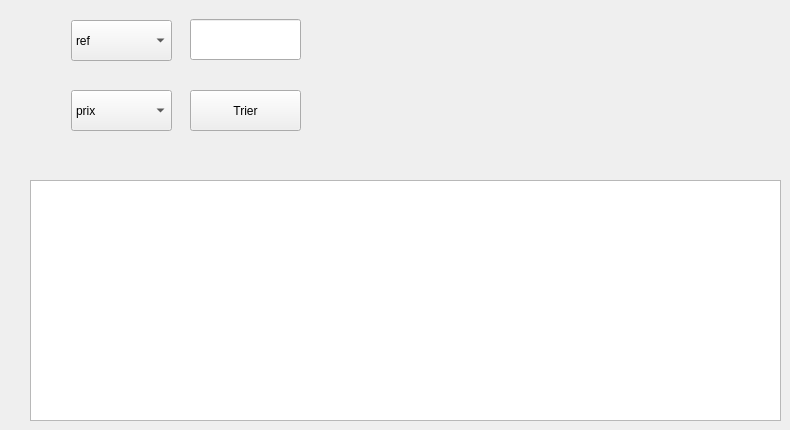
         <widget class="QWidget" name="tab_2">
          <attribute name="title">
           <string>afficher les produit</string>
          </attribute>
          <widget class="QTableView" name="tab_produit">
           <property name="geometry">
            <rect>
             <x>30</x>
             <y>180</y>
             <width>751</width>
             <height>241</height>
            </rect>
           </property>
          </widget>
          <widget class="QLineEdit" name="Rechproduit">
           <property name="geometry">
            <rect>
             <x>190</x>
             <y>19</y>
             <width>111</width>
             <height>41</height>
            </rect>
           </property>
          </widget>
          <widget class="QComboBox" name="selonproduit">
           <property name="geometry">
            <rect>
             <x>71</x>
             <y>20</y>
             <width>101</width>
             <height>41</height>
            </rect>
           </property>
           <item>
            <property name="text">
             <string>ref</string>
            </property>
           </item>
           <item>
            <property name="text">
             <string>nom</string>
            </property>
           </item>
           <item>
            <property name="text">
             <string>categorie</string>
            </property>
           </item>
          </widget>
          <widget class="QComboBox" name="comboBoxTriproduit">
           <property name="geometry">
            <rect>
             <x>71</x>
             <y>90</y>
             <width>101</width>
             <height>41</height>
            </rect>
           </property>
           <item>
            <property name="text">
             <string>prix</string>
            </property>
           </item>
           <item>
            <property name="text">
             <string>categorie</string>
            </property>
           </item>
           <item>
            <property name="text">
             <string>nom</string>
            </property>
           </item>
          </widget>
          <widget class="QPushButton" name="pushButton_3produit">
           <property name="geometry">
            <rect>
             <x>190</x>
             <y>90</y>
             <width>111</width>
             <height>41</height>
            </rect>
           </property>
           <property name="text">
            <string>Trier</string>
           </property>
          </widget>
         </widget>
